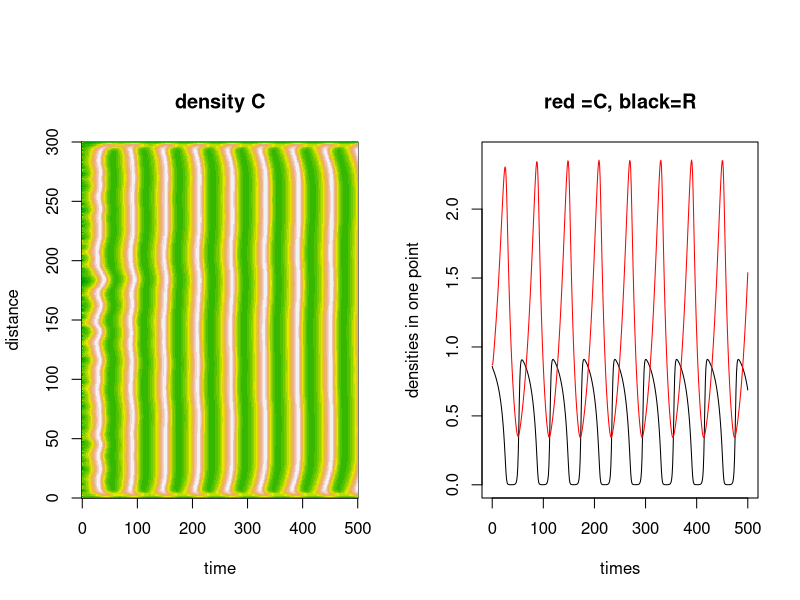

The R script that drew this image:
 
rm(list=ls())
 
 #----------------------#
 # the model functions: #
 #----------------------#
 
 # Dr = diffusion rate m2/time
 # igr = intrinsic growth rate
 # K = carrying capacity
 # delx = cell size
 # numboxes = number of cells
 # a, b, d, r parameters of interaction prey-predator
 

  
 model <-function(Time, state, parameters){ 
 # N.B. first argument must be Time even if it is not used in the model function
  	
 	with(as.list(parameters), {
 	

  	deltax = c(0.5, rep(1, numboxes-1), 0.5)
    R = state[1:numboxes]
    C = state[(numboxes+1):length(state)]

    #Flux_R = - Dr * diff(c(0, R,0))/deltax # ressource may migrate too!
    Flux_C = - Dr * diff(c(0, C,0))/deltax
    
    dR =  r* R * (1-R/K) - a*R*C/(1+b*R) #- diff(Flux_R)/delx 
    dC =  a*R*C/(1+b*R) - d*C - diff(Flux_C)/delx 

  	
  	return(list(N=c(dR, dC)))
  	# N.B. model must return a list
  	
  	})
              
 }




 #----------------------------------------------------#
 # RUNNING the model with a given set of parameters   #
 #----------------------------------------------------#
 
 times     <- seq(0,500,1)
 
 par1 <- c(Dr =0.3, K=1, delx=1, numboxes =300, a=1, b=5, d=0.1, r=1)
 
 # random initial state
 R0 = runif(par1["numboxes"], 0,par1["K"] )
 C0 = runif(par1["numboxes"], 0,par1["K"] )
 stateInit = c(R0,C0)

 library(deSolve)
 
 out = ode(stateInit, times, model, par1)
 
 

 #----------------------#
 # GRAPH                #
 #----------------------#
 
par(mfrow = c(1,2), oma =c(0,0,3,0))


#image(x=times, y= seq(from=0.5, by=par1["delx"], length.out=par1["numboxes"]), out[,2:(par1["numboxes"]+1)], xlab="time", ylab="distance", main="density R", col=terrain.colors(24))


image(x=times, y= seq(from=0.5, by=par1["delx"], length.out=par1["numboxes"]), out[,(par1["numboxes"]+2):ncol(out)], xlab="time", ylab="distance", main="density C", col= terrain.colors(16))
# N.B. the palette 'terrain.colors' spread from green (min) to lightgrey (max)

plot(times, out[,par1["numboxes"]/2], type="l", ylim = c(0, max(out[,-1])), ylab = "densities in one point", main="red =C, black=R")
lines(times, out[,par1["numboxes"]/2 + par1["numboxes"]], type="l", col="red")
